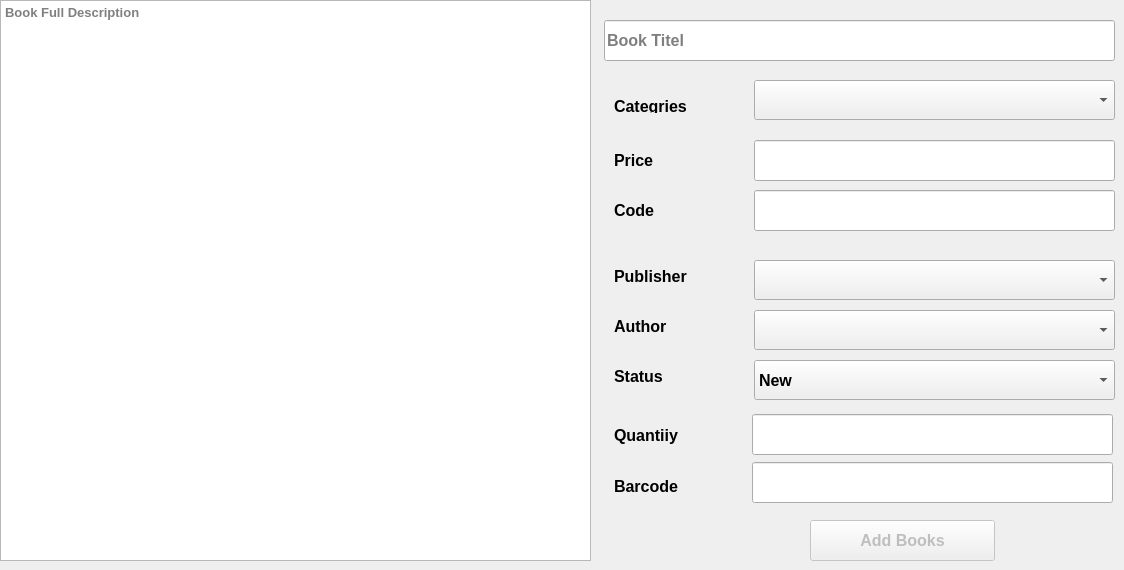
      <widget class="QWidget" name="tab_9">
       <attribute name="title">
        <string>   Add New Book   </string>
       </attribute>
       <widget class="QPushButton" name="pushButton_10">
        <property name="enabled">
         <bool>false</bool>
        </property>
        <property name="geometry">
         <rect>
          <x>810</x>
          <y>520</y>
          <width>185</width>
          <height>41</height>
         </rect>
        </property>
        <property name="font">
         <font>
          <family>Arial</family>
          <pointsize>12</pointsize>
          <weight>75</weight>
          <bold>true</bold>
         </font>
        </property>
        <property name="text">
         <string>Add Books</string>
        </property>
        <property name="icon">
         <iconset>
          <normaloff>icon/Saki-NuoveXT-2-Actions-bookmark-add.ico</normaloff>icon/Saki-NuoveXT-2-Actions-bookmark-add.ico</iconset>
        </property>
        <property name="iconSize">
         <size>
          <width>20</width>
          <height>20</height>
         </size>
        </property>
       </widget>
       <widget class="QTextEdit" name="textEdit">
        <property name="geometry">
         <rect>
          <x>0</x>
          <y>0</y>
          <width>591</width>
          <height>561</height>
         </rect>
        </property>
        <property name="font">
         <font>
          <family>Arial</family>
          <pointsize>10</pointsize>
          <weight>75</weight>
          <bold>true</bold>
         </font>
        </property>
        <property name="placeholderText">
         <string>Book Full Description</string>
        </property>
       </widget>
       <widget class="QComboBox" name="comboBox_3">
        <property name="geometry">
         <rect>
          <x>754</x>
          <y>80</y>
          <width>361</width>
          <height>40</height>
         </rect>
        </property>
        <property name="font">
         <font>
          <family>Arial</family>
          <pointsize>12</pointsize>
          <weight>75</weight>
          <bold>true</bold>
         </font>
        </property>
       </widget>
       <widget class="QLabel" name="label_2">
        <property name="geometry">
         <rect>
          <x>614</x>
          <y>100</y>
          <width>100</width>
          <height>13</height>
         </rect>
        </property>
        <property name="font">
         <font>
          <family>Arial</family>
          <pointsize>12</pointsize>
          <weight>75</weight>
          <bold>true</bold>
         </font>
        </property>
        <property name="text">
         <string>Categries</string>
        </property>
       </widget>
       <widget class="QLabel" name="label_3">
        <property name="geometry">
         <rect>
          <x>614</x>
          <y>150</y>
          <width>100</width>
          <height>21</height>
         </rect>
        </property>
        <property name="font">
         <font>
          <family>Arial</family>
          <pointsize>12</pointsize>
          <weight>75</weight>
          <bold>true</bold>
         </font>
        </property>
        <property name="text">
         <string>Price</string>
        </property>
       </widget>
       <widget class="QLabel" name="label_4">
        <property name="geometry">
         <rect>
          <x>614</x>
          <y>200</y>
          <width>100</width>
          <height>21</height>
         </rect>
        </property>
        <property name="font">
         <font>
          <family>Arial</family>
          <pointsize>12</pointsize>
          <weight>75</weight>
          <bold>true</bold>
         </font>
        </property>
        <property name="text">
         <string>Code</string>
        </property>
       </widget>
       <widget class="QComboBox" name="comboBox_4">
        <property name="geometry">
         <rect>
          <x>754</x>
          <y>260</y>
          <width>361</width>
          <height>40</height>
         </rect>
        </property>
        <property name="font">
         <font>
          <family>Arial</family>
          <pointsize>12</pointsize>
          <weight>75</weight>
          <bold>true</bold>
         </font>
        </property>
       </widget>
       <widget class="QLabel" name="label_5">
        <property name="geometry">
         <rect>
          <x>614</x>
          <y>270</y>
          <width>100</width>
          <height>13</height>
         </rect>
        </property>
        <property name="font">
         <font>
          <family>Arial</family>
          <pointsize>12</pointsize>
          <weight>75</weight>
          <bold>true</bold>
         </font>
        </property>
        <property name="text">
         <string>Publisher</string>
        </property>
       </widget>
       <widget class="QComboBox" name="comboBox_5">
        <property name="geometry">
         <rect>
          <x>754</x>
          <y>310</y>
          <width>361</width>
          <height>40</height>
         </rect>
        </property>
        <property name="font">
         <font>
          <family>Arial</family>
          <pointsize>12</pointsize>
          <weight>75</weight>
          <bold>true</bold>
         </font>
        </property>
       </widget>
       <widget class="QLabel" name="label_6">
        <property name="geometry">
         <rect>
          <x>614</x>
          <y>320</y>
          <width>100</width>
          <height>13</height>
         </rect>
        </property>
        <property name="font">
         <font>
          <family>Arial</family>
          <pointsize>12</pointsize>
          <weight>75</weight>
          <bold>true</bold>
         </font>
        </property>
        <property name="text">
         <string>Author</string>
        </property>
       </widget>
       <widget class="QLabel" name="label_7">
        <property name="geometry">
         <rect>
          <x>614</x>
          <y>370</y>
          <width>100</width>
          <height>13</height>
         </rect>
        </property>
        <property name="font">
         <font>
          <family>Arial</family>
          <pointsize>12</pointsize>
          <weight>75</weight>
          <bold>true</bold>
         </font>
        </property>
        <property name="text">
         <string>Status</string>
        </property>
       </widget>
       <widget class="QComboBox" name="comboBox_6">
        <property name="geometry">
         <rect>
          <x>754</x>
          <y>360</y>
          <width>361</width>
          <height>40</height>
         </rect>
        </property>
        <property name="font">
         <font>
          <family>Arial</family>
          <pointsize>12</pointsize>
          <weight>75</weight>
          <italic>false</italic>
          <bold>true</bold>
          <underline>false</underline>
          <strikeout>false</strikeout>
         </font>
        </property>
        <item>
         <property name="text">
          <string>New</string>
         </property>
        </item>
        <item>
         <property name="text">
          <string>Uesd</string>
         </property>
        </item>
        <item>
         <property name="text">
          <string>Damage</string>
         </property>
        </item>
       </widget>
       <widget class="QLabel" name="label_8">
        <property name="geometry">
         <rect>
          <x>614</x>
          <y>420</y>
          <width>100</width>
          <height>31</height>
         </rect>
        </property>
        <property name="font">
         <font>
          <family>Arial</family>
          <pointsize>12</pointsize>
          <weight>75</weight>
          <bold>true</bold>
         </font>
        </property>
        <property name="text">
         <string>Quantiiy</string>
        </property>
       </widget>
       <widget class="QLineEdit" name="lineEdit_6">
        <property name="geometry">
         <rect>
          <x>604</x>
          <y>20</y>
          <width>511</width>
          <height>41</height>
         </rect>
        </property>
        <property name="font">
         <font>
          <family>Arial</family>
          <pointsize>12</pointsize>
          <weight>75</weight>
          <bold>true</bold>
         </font>
        </property>
        <property name="text">
         <string/>
        </property>
        <property name="placeholderText">
         <string>Book Titel</string>
        </property>
       </widget>
       <widget class="QLineEdit" name="lineEdit_95">
        <property name="geometry">
         <rect>
          <x>754</x>
          <y>140</y>
          <width>361</width>
          <height>41</height>
         </rect>
        </property>
        <property name="font">
         <font>
          <family>Arial</family>
          <pointsize>12</pointsize>
          <weight>75</weight>
          <bold>true</bold>
         </font>
        </property>
        <property name="text">
         <string/>
        </property>
       </widget>
       <widget class="QLineEdit" name="lineEdit_96">
        <property name="geometry">
         <rect>
          <x>754</x>
          <y>190</y>
          <width>361</width>
          <height>41</height>
         </rect>
        </property>
        <property name="font">
         <font>
          <family>Arial</family>
          <pointsize>12</pointsize>
          <weight>75</weight>
          <bold>true</bold>
         </font>
        </property>
        <property name="text">
         <string/>
        </property>
       </widget>
       <widget class="QLineEdit" name="lineEdit_98">
        <property name="geometry">
         <rect>
          <x>752</x>
          <y>414</y>
          <width>361</width>
          <height>41</height>
         </rect>
        </property>
        <property name="font">
         <font>
          <family>Arial</family>
          <pointsize>12</pointsize>
          <weight>75</weight>
          <bold>true</bold>
         </font>
        </property>
        <property name="text">
         <string/>
        </property>
       </widget>
       <widget class="QLabel" name="label_31">
        <property name="geometry">
         <rect>
          <x>614</x>
          <y>480</y>
          <width>100</width>
          <height>13</height>
         </rect>
        </property>
        <property name="font">
         <font>
          <family>Arial</family>
          <pointsize>12</pointsize>
          <weight>75</weight>
          <bold>true</bold>
         </font>
        </property>
        <property name="text">
         <string>Barcode</string>
        </property>
       </widget>
       <widget class="QLineEdit" name="lineEdit_100">
        <property name="geometry">
         <rect>
          <x>752</x>
          <y>462</y>
          <width>361</width>
          <height>41</height>
         </rect>
        </property>
        <property name="font">
         <font>
          <family>Arial</family>
          <pointsize>12</pointsize>
          <weight>75</weight>
          <bold>true</bold>
         </font>
        </property>
        <property name="text">
         <string/>
        </property>
       </widget>
      </widget>
